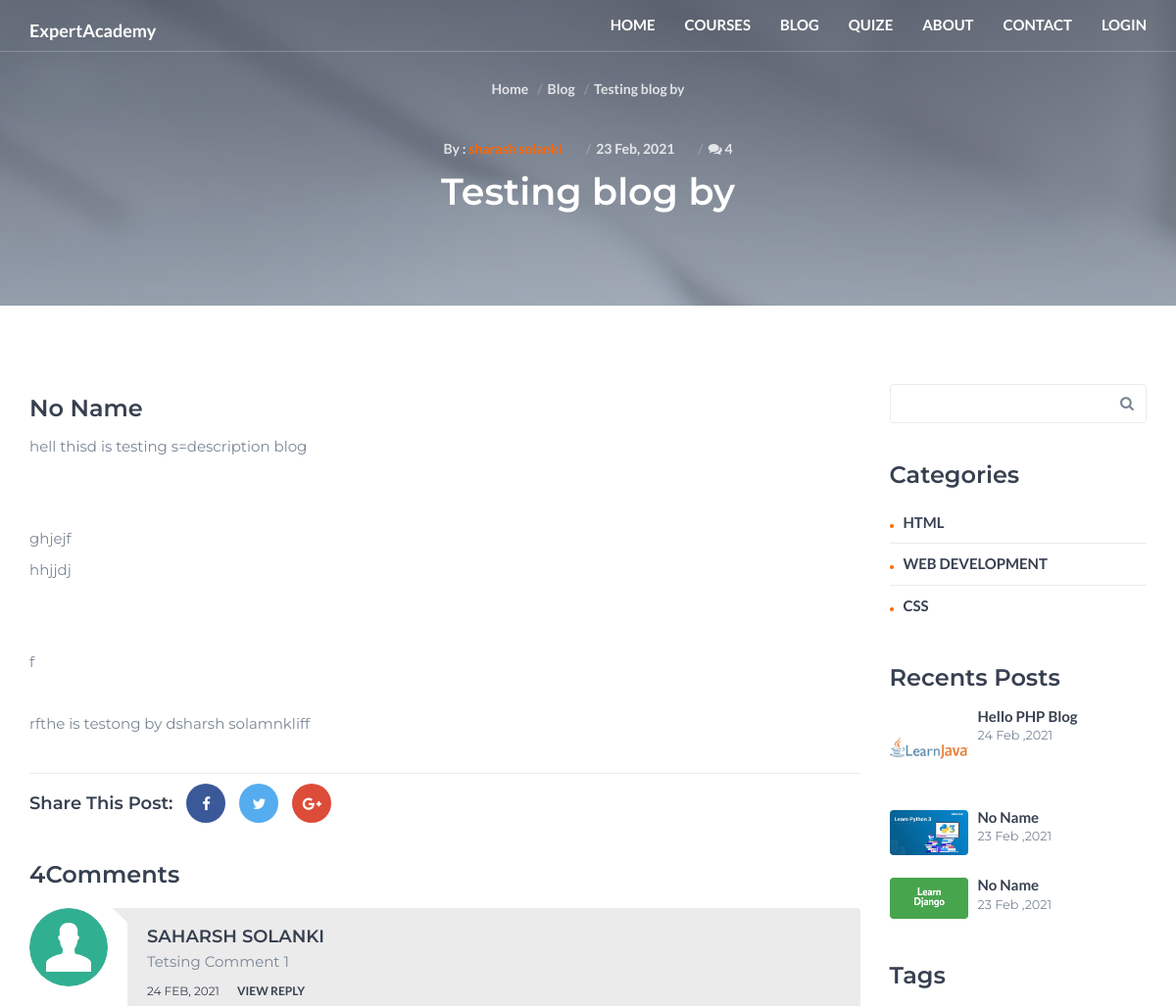
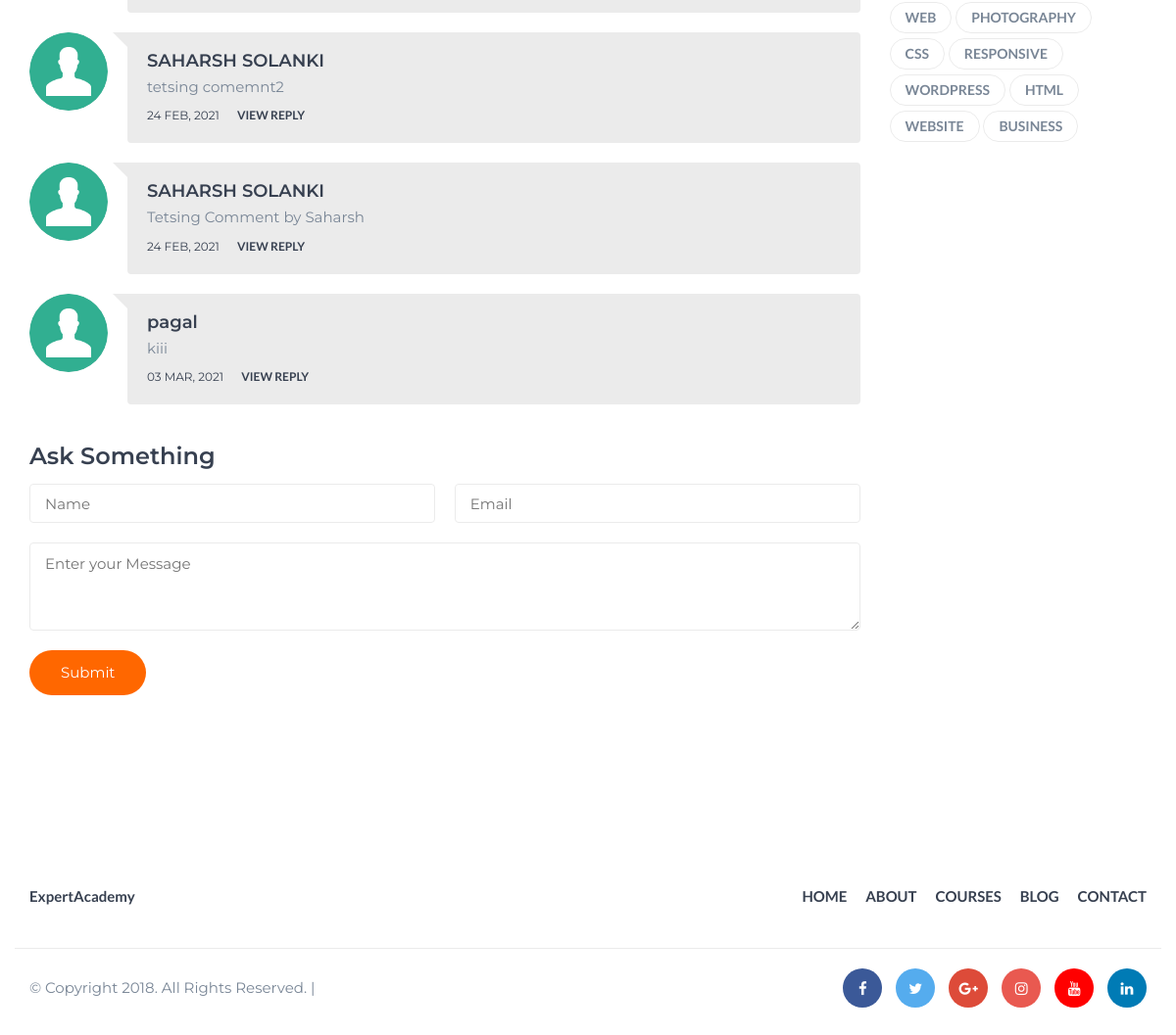
/blog-post/testing-blog-by, run on the app's committed database (2 pictures, top to bottom).
### blog/models.py (models this page shows, shortened)
class blog(models.Model):
    blog_name=models.CharField(blank=True,default='No Name',max_length=250)
    blog_tittle=models.CharField(max_length=250,blank=True)
    blog_by = models.CharField(max_length=250,blank=True)
    blog_description = RichTextField(config_name='awesome_ckeditor')
    blog_photo=models.ImageField(upload_to='blog_image/',blank=True)
    blog_category=models.ManyToManyField(blog_category)
    blog_slug = models.SlugField(unique=True, max_length=250)
    date=models.DateTimeField(auto_now_add=True)
    def __str__(self):
        return self.blog_tittle

class blog_comment(models.Model):
    blog_id=models.CharField(max_length=250)
    comment = models.CharField(max_length=250,blank=True)
    user_email = models.CharField(max_length=250, blank=True)
    user_name = models.CharField(max_length=250, blank=True)
    date = models.DateTimeField(auto_now_add=True)

class blog_category(models.Model):
    category_name=models.CharField(max_length=250)

### blog/views.py (the view)
# urls.py: path('blog-post/<blog_name>', views.blog_post, name="blog_post"),
def blog_post(request,blog_name):
    if 'x' in request.GET:
        blog_data = blog.objects.get(blog_slug=blog_name)
        comment = blog_comment.objects.filter(blog_id=blog_data.id)
        comment_reply = blog_comment_reply.objects.all()
        recent_blog = blog.objects.filter().order_by('-id')[:4]
        category = blog_category.objects.filter().order_by('?')[:5]
        context = {
            'blog_data': blog_data,
            'comment': comment,
            'comment_reply': comment_reply,
            'recent_blog': recent_blog,
            'category': category,
        }
        return render(request, "blog-post.html", context)
    else:
        try:
            blog_data = blog.objects.get(blog_slug=blog_name)
            print(blog_data.date)
            comment = blog_comment.objects.filter(blog_id=blog_data.id)
            comment_reply = blog_comment_reply.objects.all()
            recent_blog = blog.objects.filter().order_by('-id')[:4]
            category = blog_category.objects.filter().order_by('?')[:5]
            context = {
                'blog_data': blog_data,
                'comment': comment,
                'comment_reply': comment_reply,
                'recent_blog': recent_blog,
                'category': category,
            }
            return render(request, "blog-post.html", context)
        except:
            return redirect('blog')

### template/blog-post.html (shortened to what this page needs)
{% extends 'base.html' %}
{% load static %}
{% block body_data %}
		<div class="hero-area section">
			<div class="bg-image bg-parallax overlay" style="background-image:url(/static/img/blog-post-background.jpg)"></div>
			<div class="container">
				<div class="row">
					<div class="col-md-10 col-md-offset-1 text-center">
						<ul class="hero-area-tree">
							<li><a href="{% url 'index' %}">Home</a></li>
							<li><a href="{% url 'blog' %}">Blog</a></li>
							<li>{{ blog_data.blog_tittle }}</li>
					<ul class="blog-post-meta">
							<li class="blog-meta-author">By : <a href="#"> {{ blog_data.blog_by }} </a></li>
							<li>{{ blog_data.date|date:"d M, Y" }}</li>
							<li class="blog-meta-comments"><a href="#"><i class="fa fa-comments"></i> {{ comment.count }}</a></li>
						</ul>	</ul>
						<h1 class="white-text">{{ blog_data.blog_tittle }}</h1>
					</div>
				</div>
			</div>
		</div>
		<div id="blog" class="section">
			<div class="container">
				<div class="row">
					<div id="main" class="col-md-9">
						<div class="blog-post">
							<h3>{{ blog_data.blog_name }}</h3>
							{{ blog_data.blog_description|safe }}
						</div>
						<div class="blog-share">
							<h4>Share This Post:</h4>
							<a href="https://www.facebook.com/sharer/sharer.php?u={{ request.META.HTTP_HOST }}/blog-post/{{blog_data.blog_slug}}" class="facebook"><i class="fa fa-facebook"></i></a>
							<a href="https://twitter.com/share?url={{ request.META.HTTP_HOST }}/blog-post/{{blog_data.blog_slug}}&text=" class="twitter"><i class="fa fa-twitter"></i></a>
							<a href="https://plus.google.com/share?url={{ request.META.HTTP_HOST }}/blog-post/{{blog_data.blog_slug}}" class="google-plus"><i class="fa fa-google-plus"></i></a>
						</div>
						<div class="blog-comments">
							<h3>{{ comment.count }}Comments</h3>
							{% for comments in comment %}
							<div class="media">
								<div class="media-left">
									<img src="/media/profile_img/icon_male.png" alt="">
								</div>
								<div class="media-body">
									<h4 class="media-heading">{{comments.user_name}}</h4>
									<p>{{comments.comment}}</p>
									<div class="date-reply"><span>{{ comments.date|date:"d M, Y" }}</span> <a style="cursor:pointer;"  onclick="show_comment_reply('{{comments.id}}')" class="reply">View Reply</a></div>
								</div>
							</div>
							{% endfor %}
							<div class="blog-reply-form">
								<h3>Ask Something</h3>
								<form action="{% url 'do_blog_comment' %}"  method="POST">
									<input class="input name-input" type="text" name="name" placeholder="Name">
									<input class="input email-input" type="email" name="email" placeholder="Email">
									<textarea class="input" name="message" placeholder="Enter your Message"></textarea>
									<button type="submit" class="main-button icon-button">Submit</button>
								</form>
							</div>
						</div>
					</div>
					<div id="aside" class="col-md-3">
						<div class="widget search-widget">
							<form action="{% url 'index' %}blog">
								<input class="input" type="text" name="search">
								<button><i class="fa fa-search"></i></button>
							</form>
						</div>
						<div class="widget category-widget">
							<h3>Categories</h3>
							{% for category in category %}
							<a class="category" href="{% url 'blog' %}?category={{category.category_name|slugify}}&id={{category.id}}">{{category.category_name}}</a>
							{% endfor %}
						</div>
						<div class="widget posts-widget">
							<h3>Recents Posts</h3>
							{% for recent_blog in recent_blog %}
							<div class="single-post">
								<a class="single-post-img" href="{% url 'blog_post' blog_name=recent_blog.blog_slug %}">
									<img src="{% url 'index' %}media/{{recent_blog.blog_photo}}" alt="">
								</a>
								<a href="{% url 'blog_post' blog_name=recent_blog.blog_slug %}"">{{ recent_blog.blog_name }}</a>
								<p><small>{{ recent_blog.date|date:"d M ,Y" }}</small></p>
							</div>
							{% endfor %}
						</div>
						<div class="widget tags-widget">
							<h3>Tags</h3>
							<a class="tag" href="#">Web</a>
							<a class="tag" href="#">Photography</a>
							<a class="tag" href="#">Css</a>
							<a class="tag" href="#">Responsive</a>
							<a class="tag" href="#">Wordpress</a>
							<a class="tag" href="#">Html</a>
							<a class="tag" href="#">Website</a>
							<a class="tag" href="#">Business</a>
						</div>
					</div>
				</div>
			</div>
		</div>
{% endblock body_data  %}

### template/base.html (style rules this page uses)
.fa-facebook,.fa-twitter,.fa-google-plus,.instagram, .youtube , .linkedin { padding-top:13px; }

### data on the page
blog: blog_tittle "Testing blog by", date "23 Feb, 2021", blog_name "No Name", blog_description "hell thisd is testing s=description blog ghjejf hhjjdj f rfthe is testong by dsharsh solamnkliff", blog_photo (picture), date "23 Feb ,2021"
blog_comment: user_name "SAHARSH SOLANKI", comment "Tetsing Comment 1", date "24 FEB, 2021"
blog_comment: user_name "SAHARSH SOLANKI", comment "tetsing comemnt2", date "24 FEB, 2021"
blog_comment: user_name "SAHARSH SOLANKI", comment "Tetsing Comment by Saharsh", date "24 FEB, 2021"
blog_comment: user_name "pagal", comment "kiii", date "03 MAR, 2021"
blog_category: category_name "HTML"
blog_category: category_name "WEB DEVELOPMENT"
blog_category: category_name "CSS"
blog: blog_photo (picture), blog_name "Hello PHP Blog", date "24 Feb ,2021"
blog: blog_photo (picture), blog_name "No Name", date "23 Feb ,2021"

### other printed values
{{ comment.count }} "4"
